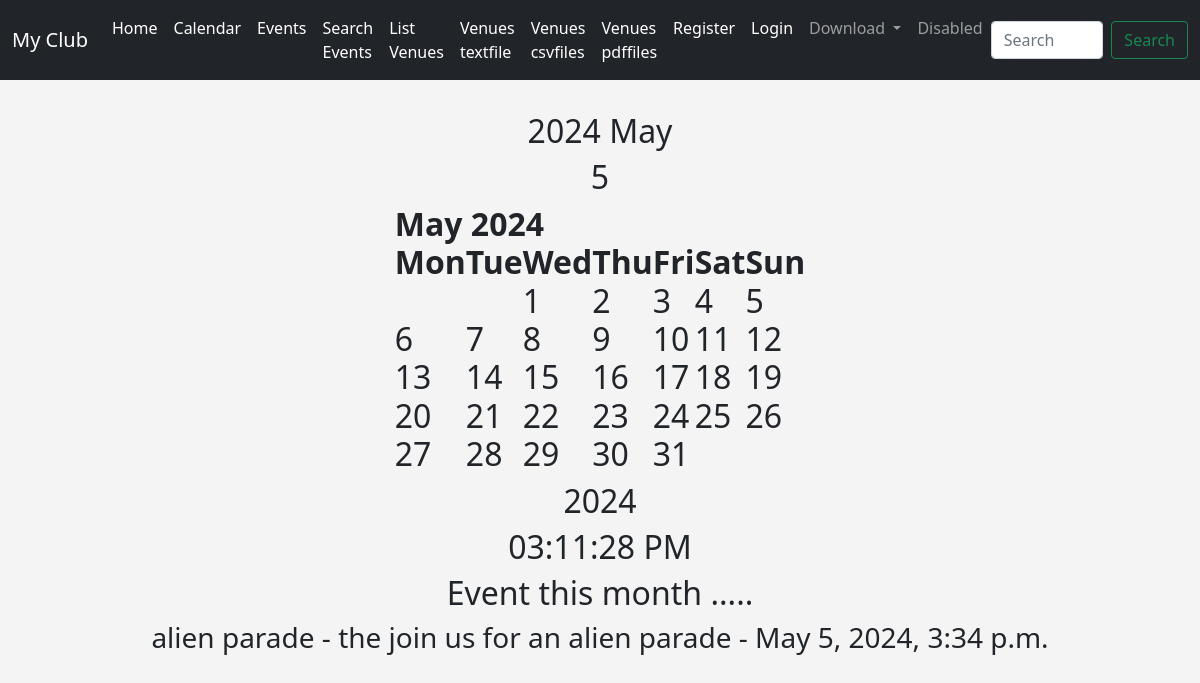
The page / on the database its author committed.
### events/models.py (models this page shows, shortened)
class Event(models.Model):
    name=models.CharField('Event Name', max_length=120)
    event_date=models.DateTimeField('Event Date')
    venue = models.ForeignKey(Venue,blank=True, null=True, on_delete=models.CASCADE)
    manager=models.ForeignKey(User, blank=True, null=True, on_delete=models.SET_NULL)
    description=models.TextField('Description Name', blank=True)
    attendees=models.ManyToManyField(MyClubUser, blank=True)
    approved=models.BooleanField('Aprroved', default=False)
    def __str__(self) -> str:
        return self.name + " - " + self.description

### events/views.py (the view)
# urls.py: 2. Add a URL to urlpatterns:  path('', views.home, name='home')
def home(request, year=datetime.now().year, month=datetime.now().strftime('%B')):
    name = "John"
    name = request.user.username
    month = month.capitalize()
    month_number = list(calendar.month_name).index(month)
    month_number = int(month_number)
    cal = HTMLCalendar().formatmonth(year, month_number)
    now = datetime.now()
    current_year = now.year
    event_list = Event.objects.filter(
        event_date__year=year, event_date__month=month_number)
    time = now.strftime('%I:%M:%S %p')
    context = {"name": name, "year": year, "month": month,
               "month_number": month_number, "cal": cal, "current_year": current_year, "time": time, 'event_list': event_list}
    return render(request, 'events/home.html', context)

### events/templates/events/home.html (shortened to what this page needs)
{% extends 'events/base.html' %}
{% block content %}
<center>
    <h2>{{year}} {{month}}</h2>
    <h2>{{month_number}}</h2>
    <h2>{{cal|safe}}</h2>
    <h2>{{current_year}}</h2>
    <h2>{{time}}</h2>
    <h2>Event this month .....</h2>
   {% if event_list %}
   {% for event in event_list %}
   <h3>{{event }} - {{event.event_date}}</h3>
   {% endfor %}
   {% else %}
   Sorry there is no events this month
   {% endif %}
  </center>
{% endblock %}

### events/templates/events/base.html (style rules this page uses)
body { background: #f4f4f4; }

### rows shown on the page
Event: name+description "alien parade - the join us for an alien parade", event_date "May 5, 2024, 3:34 p.m."

### other values the page prints
{{ month }} "May"
{{ month_number }} "5"
{{ cal|safe }} "May 2024 Mon Tue Wed Thu Fri Sat Sun 1 2 3 4 5 6 7 8 9 10 11 12 13 14 15 16 17 18 19 20 21 22 23 24 25 26 27 28 29 30 31"
